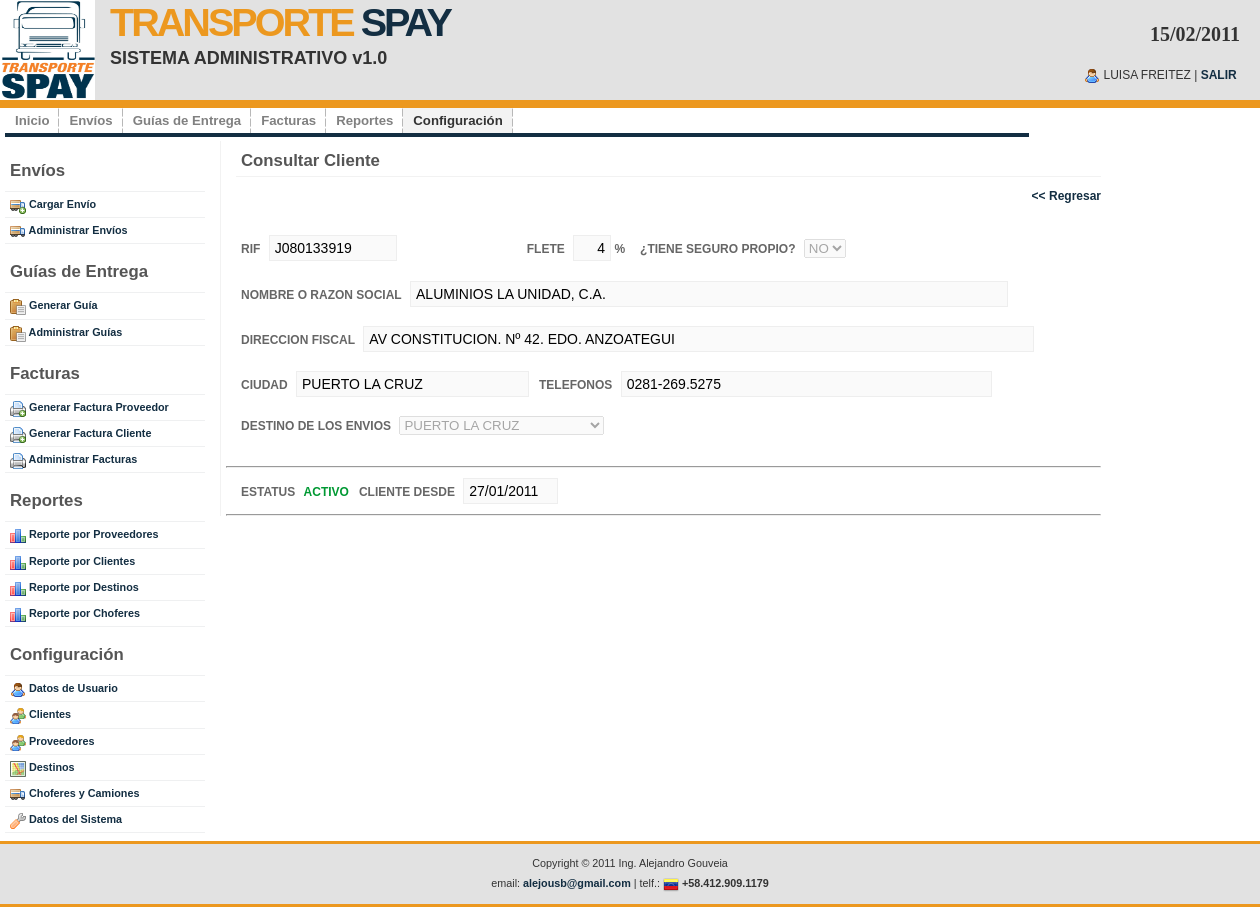
The page /adm_consultar_cliente.php?id=50 (signed in) on the database its author committed.
### tables this page shows
CREATE TABLE IF NOT EXISTS `ts_cliente` (
  `id` int(10) NOT NULL AUTO_INCREMENT,
  `rif` varchar(200) NOT NULL,
  `nombre` varchar(200) NOT NULL,
  `direccion` text,
  `ciudad` varchar(200) NOT NULL,
  `telefono` varchar(200) NOT NULL,
  `id_destino` int(10) NOT NULL,
  `flete` float DEFAULT NULL,
  `seguro` char(1) NOT NULL,
  `ind_activo` int(1) NOT NULL,
  `fecha_creacion` date NOT NULL,
  `fecha_modificacion` date DEFAULT NULL,
  `id_usuario` int(10) DEFAULT NULL,
  PRIMARY KEY (`id`)
);

CREATE TABLE IF NOT EXISTS `ts_destino` (
  `id` int(10) NOT NULL AUTO_INCREMENT,
  `id_region` int(10) NOT NULL,
  `id_estado` int(10) NOT NULL,
  `nombre` varchar(200) NOT NULL,
  `ind_activo` int(1) NOT NULL,
  `fecha_creacion` date NOT NULL,
  `fecha_modificacion` date DEFAULT NULL,
  `id_usuario` int(10) DEFAULT NULL,
  PRIMARY KEY (`id`)
);

CREATE TABLE IF NOT EXISTS `ts_config` (
  `id` int(10) NOT NULL AUTO_INCREMENT,
  `parametro` varchar(200) NOT NULL,
  `codigo` int(10) NOT NULL,
  `valor` varchar(200) NOT NULL,
  `ind_activo` int(1) NOT NULL,
  `fecha_creacion` date NOT NULL,
  `fecha_modificacion` date DEFAULT NULL,
  `id_usuario` int(10) DEFAULT NULL,
  PRIMARY KEY (`id`)
);

### inc_functions.php (called while the page is built, shortened)
<?php
	function mostrarFecha($fecha) {
		return date("d/m/Y", strtotime($fecha));
	}
	function indEstatusStr($link, $codigo) {
		$query = "SELECT * FROM ts_config WHERE parametro='IND_ACTIVO' AND codigo=".$codigo;
		$result = mysql_query($query,$link);
		$row = mysql_fetch_object($result);
		return $row->valor;
	}
	function colorIndEstatus($codigo) {
		switch ($codigo) {
			case 1: return "#093";
			break;
		}
	}
	function obtenerCliente($link,$id) {
		$query = "SELECT * from ts_cliente WHERE id=".$id;
		$result = mysql_query($query,$link);
		return mysql_fetch_object($result);
	}
	function obtenerDestinos($link) {
		$query = "SELECT * FROM ts_destino WHERE ind_activo < 2 ORDER BY nombre";
		return mysql_query($query,$link);
	}
?>

### adm_consultar_cliente.php (the view, shortened to what this page needs)
<?php include("inc_conectarse.php"); ?>
<?php include("inc_functions.php"); ?>
<?php
	$cliente = obtenerCliente($link,$_GET["id"]);
?>
<!DOCTYPE html PUBLIC "-//W3C//DTD XHTML 1.0 Strict//EN" "http://www.w3.org/TR/xhtml1/DTD/xhtml1-strict.dtd">
<html xmlns="http://www.w3.org/1999/xhtml" xml:lang="en" lang="en">
<?php include("inc_metadata.php"); ?>
<body>
<?php include("inc_header.php"); ?>
<div id="wrap">
	<?php include("inc_menu.php"); ?>
	<div id="content-wrap">
			<?php include("inc_sidebar.php"); ?>
	  		<div id="main">
				<h1>Consultar Cliente</h1>
				<div align="right">
				<a href="adm_clientes.php" class="orange"><strong><< Regresar</strong></a>
				</div>
				<br />
 					<p>
                    <strong style="padding-right:5px">RIF</strong>
					<input name="txtRIF" type="text" size="12" style="text-transform:uppercase"
                     value="<?php echo $cliente->rif; ?>" disabled />
                    <strong style="padding-right:5px">FLETE</strong>
					<input name="txtFlete" type="text" size="1"  style="text-transform:uppercase; text-align:right;"
                     value="<?php echo $cliente->flete; ?>" disabled />
                    <strong style="padding-right:5px">%</strong>
                    <strong style="padding-right:5px">&iquest;TIENE SEGURO PROPIO?</strong>
                    <select name="cmbSeguro" disabled>
                    	<option value="N" selected>NO</option>
                    </select>
                    <br /><br />
                    <strong style="padding-right:5px">NOMBRE O RAZON SOCIAL</strong>
					<input name="txtNombre" type="text" size="70" style="text-transform:uppercase"
                     value="<?php echo $cliente->nombre; ?>" disabled />
                    <br /><br />
                    <strong style="padding-right:5px">DIRECCION FISCAL</strong>
					<input name="txtDireccion" type="text" size="79" style="text-transform:uppercase"
                     value="<?php echo $cliente->direccion; ?>" disabled/>
                    <br /><br />
                    <strong style="padding-right:5px">CIUDAD</strong>
					<input name="txtCiudad" type="text" size="25" style="text-transform:uppercase"
                     value="<?php echo $cliente->ciudad; ?>" disabled />
                    <strong style="padding-right:5px">TELEFONOS</strong>
					<input name="txtTelefono" type="text" size="42" style="text-transform:uppercase"
                     value="<?php echo $cliente->telefono; ?>" disabled />
                    <br /><br />
					<strong style="padding-right:5px">DESTINO DE LOS ENVIOS</strong>
                    <select name="cmbDestino" disabled>
                    <?php
						$result = obtenerDestinos($link);
						while($row=mysql_fetch_object($result)) {
					?>
						<option value="<?php echo($row->id); ?>"
						 <?php if($cliente->id_destino==$row->id) { ?> selected <?php } ?>>
						 <?php echo($row->nombre); ?>
                       	</option>
                    <?php
						}
					?>
                    </select>
                <br /><br />
                <hr />
                <p>
                	<strong style="padding-right:5px">ESTATUS</strong>
                    <span style="color:<?php echo colorIndEstatus($cliente->ind_activo); ?>; font-weight:bold">
					<?php echo indEstatusStr($link,$cliente->ind_activo); ?>
                    </span>
                    <strong style="padding-right:5px">CLIENTE DESDE</strong>
					<input name="txtTelefono" type="text" size="8" style="text-transform:uppercase"
                     value="<?php echo mostrarFecha($cliente->fecha_creacion); ?>" disabled />
                </p>
                <hr />
	  		</div>
	</div>
</div>
<?php include("inc_footer.php"); ?>
</body>
</html>

### images/main.css (style rules this page uses)
* { margin: 0; padding: 0; outline: 0; }
body { margin: 0; padding: 0; font: 12px/160% 'Lucida Grande', 'Lucida Sans Unicode', Geneva, Verdana, Sans-Serif; color: #666666; text-align: center; }
a:link, a:visited { background: inherit; color: #132E42; text-decoration: none; }
h1, h2, h3 { font: bold 1em 'Lucida Grande', 'Lucida Sans Unicode', Geneva, Verdana, Sans-Serif; color: #555; }
h1 { font-size: 1.4em; }
#main h1, #rightbar h1 { padding: 0px 0 5px 5px; margin: 0 0 10px 10px; border-bottom: 1px solid #f2f2f2; }
p, h1, h2, h3 { margin: 10px 15px; }
input { padding: 4px 5px; border:1px solid #eee; font-size: 14px; color:#000; }
#wrap { margin: 0 auto; width: 1250px; text-align: left; background: #FFF; }
#content-wrap { clear:both; margin: 0; padding:0; width: 1250px; }
#main { float: left; margin-left: 15px; padding: 10px 0 0 5px; width: 70%; border-left: 1px solid #f2f2f2; }
.orange { color: #EC981F; }

### rows shown on the page
ts_cliente: txtRIF "J080133919", txtFlete "4", txtNombre "ALUMINIOS LA UNIDAD, C.A.", txtDireccion "AV CONSTITUCION. Nº 42. EDO. ANZOATEGUI", txtCiudad "PUERTO LA CRUZ", txtTelefono "0281-269.5275", cmbDestino "PUERTO LA CRUZ", ind_activo.valor "ACTIVO", txtTelefono "27/01/2011"

### other values the page prints
$_SESSION["nombre"] "LUISA FREITEZ"
